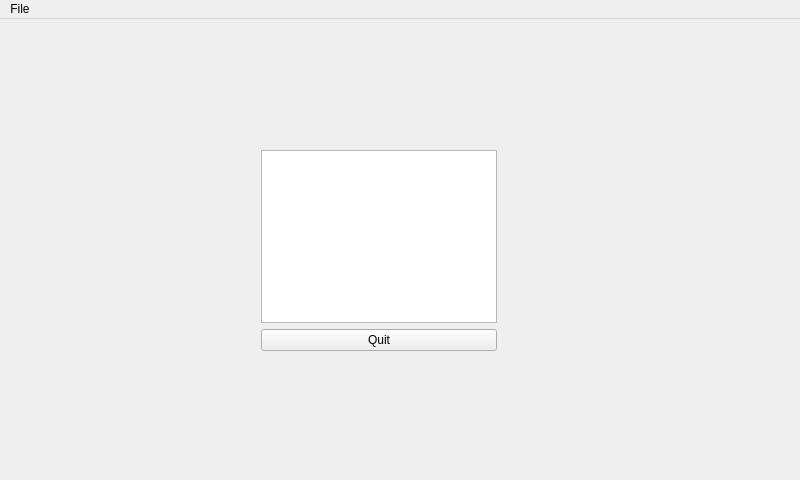
<?xml version="1.0" encoding="UTF-8"?>
<ui version="4.0">
 <class>Notepad</class>
 <widget class="QMainWindow" name="Notepad">
  <property name="geometry">
   <rect>
    <x>0</x>
    <y>0</y>
    <width>800</width>
    <height>480</height>
   </rect>
  </property>
  <property name="windowTitle">
   <string>Notepad</string>
  </property>
  <widget class="QWidget" name="centralWidget">
   <widget class="QWidget" name="layoutWidget">
    <property name="geometry">
     <rect>
      <x>250</x>
      <y>120</y>
      <width>258</width>
      <height>223</height>
     </rect>
    </property>
    <layout class="QVBoxLayout" name="verticalLayout">
     <item>
      <widget class="QTextEdit" name="textEdit"/>
     </item>
     <item>
      <widget class="QPushButton" name="quitButton">
       <property name="text">
        <string>Quit</string>
       </property>
      </widget>
     </item>
    </layout>
   </widget>
  </widget>
  <widget class="QMenuBar" name="menuBar">
   <property name="geometry">
    <rect>
     <x>0</x>
     <y>0</y>
     <width>800</width>
     <height>20</height>
    </rect>
   </property>
   <widget class="QMenu" name="menuFile">
    <property name="title">
     <string>File</string>
    </property>
    <addaction name="actionOpen"/>
    <addaction name="actionSave"/>
   </widget>
   <addaction name="menuFile"/>
  </widget>
  <action name="actionOpen">
   <property name="text">
    <string>Open</string>
   </property>
  </action>
  <action name="actionSave">
   <property name="text">
    <string>Save</string>
   </property>
  </action>
 </widget>
 <layoutdefault spacing="6" margin="11"/>
 <resources/>
 <connections/>
</ui>
